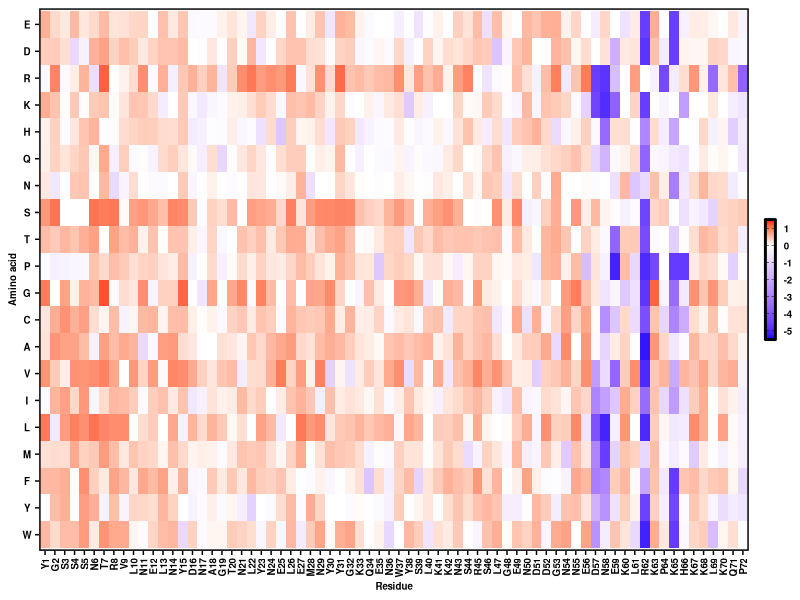

This chart was generated by the following R code:
#R code
library(ggplot2)
library(scales)
library(RColorBrewer)
library(readr)
library(tidyr)
library(reshape)
library(stringr)
library(dplyr)
library(ggrepel)
library(gridExtra)
require(cowplot)

plot_enrich_heatmap <- function(norm_enrich_table){
  textsize <- 7
  p <-  ggplot(norm_enrich_table,aes(x=resi,y=aa,fill=log10(norm_affinity))) +
          geom_tile() +
          scale_fill_gradientn(colours=c("blue", "white", "red"),
                limits=c(-5.5,1.5),
                values=rescale(c(-5.5, 0, 1.5)),
                breaks=c(-5,-4,-3,-2,-1,0,1),
                labels=c('-5','-4','-3','-2','-1','0','1'),
                guide="colorbar",
                na.value="grey") +
          theme_cowplot(12) +
          theme(axis.text=element_text(size=textsize,face="bold",colour = 'black'),
                axis.text.x=element_text(angle=90,hjust=1,vjust=0.5,colour = 'black'),
                axis.text.y=element_text(hjust=0.5,vjust=0.5,colour = 'black'),
                axis.title=element_text(size=textsize,face="bold"),
                axis.line = element_line(colour = 'black', size = 0),
                legend.title=element_blank(),
                panel.border = element_rect(colour = "black", fill=NA, size=1)) +
          guides(fill = guide_colorbar(title.theme=element_blank(),
                                       label.theme=element_text(size=textsize,face="bold",colour='black'),
                                       frame.colour="black",
                                       frame.linewidth = 1,
                                       ticks = TRUE,
                                       ticks.colour = "black",
                                       barwidth = 0.5, barheight = 6, title="Value")) +
          xlab("Residue") +
          ylab("Amino acid")
  ggsave('graph/norm_affinity_heatmap.png',p,width=7,height=2.2)
  }

aa_level <- rev(c('E','D','R','K','H','Q','N','S','T','P','G','C','A','V','I','L','M','F','Y','W'))
count_table  <- read_tsv('result/nterm_CSP_sub_count.tsv')
frac_R1G1 <- (0.3829*470455+0.3945*470408)/(470455+470408)
frac_R1G2 <- (0.0205*470455+0.0214*470408)/(470455+470408)
frac_R1G3 <- (0.0270*470455+0.0257*470408)/(470455+470408)
frac_R2G1 <- frac_R1G1*0.4878
frac_R2G2 <- frac_R1G2*0.4939
frac_R2G3 <- frac_R1G3*0.0747
enrich_table <- count_table %>% 
                  spread(Sample, Count) %>%
                  mutate(norm_Input=(Input+1)/sum(.$Input)) %>%
                  mutate(norm_R1G1=(R1G1+1)/sum(.$R1G1)*frac_R1G1) %>%
                  mutate(norm_R1G2=(R1G2+1)/sum(.$R1G2)*frac_R1G2) %>%
                  mutate(norm_R1G3=(R1G3+1)/sum(.$R1G3)*frac_R1G3) %>%
                  mutate(norm_R2G1=(R2G1+1)/sum(.$R2G1)*frac_R2G1) %>%
                  mutate(norm_R2G2=(R2G2+1)/sum(.$R2G2)*frac_R2G2) %>%
                  mutate(norm_R2G3=(R2G3+1)/sum(.$R2G3)*frac_R2G3) %>%
                  mutate(affinity=norm_R2G1/norm_R2G2)
WT_affinity   <- filter(enrich_table, Mut=='WT')$affinity
norm_enrich_table <- enrich_table %>%
                       filter(Mut!='WT') %>%
                       mutate(norm_affinity=affinity/WT_affinity) %>%
                       mutate(Pos=str_sub(Mut,2,-2)) %>%
                       mutate(resi=str_sub(Mut,1,-2)) %>%
                       mutate(aa=str_sub(Mut,-1,-1)) %>%
                       filter(aa %in% aa_level) %>%
                       mutate(aa=factor(aa,levels=aa_level)) %>%
                       mutate(Pos=factor(Pos,levels=as.character(seq(1,72)))) %>%
                       arrange(Pos) %>%
                       mutate(resi=factor(resi,levels=unique(resi))) %>%
                       select(Mut, resi, Pos, aa, norm_affinity)
print (norm_enrich_table)
plot_enrich_heatmap(norm_enrich_table)
